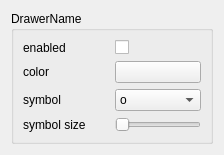
<?xml version="1.0" encoding="UTF-8"?>
<ui version="4.0">
 <class>points_drawer_settings</class>
 <widget class="QWidget" name="points_drawer_settings">
  <property name="geometry">
   <rect>
    <x>0</x>
    <y>0</y>
    <width>224</width>
    <height>155</height>
   </rect>
  </property>
  <property name="sizePolicy">
   <sizepolicy hsizetype="Preferred" vsizetype="Maximum">
    <horstretch>0</horstretch>
    <verstretch>0</verstretch>
   </sizepolicy>
  </property>
  <property name="windowTitle">
   <string>Form</string>
  </property>
  <layout class="QGridLayout" name="gridLayout_3">
   <item row="0" column="0">
    <widget class="QGroupBox" name="drawer_setting_group_box">
     <property name="title">
      <string>DrawerName</string>
     </property>
     <layout class="QGridLayout" name="gridLayout_2">
      <item row="0" column="0">
       <layout class="QGridLayout" name="gridLayout" columnstretch="1,1">
        <item row="2" column="0">
         <widget class="QLabel" name="symbol_label">
          <property name="text">
           <string>symbol</string>
          </property>
         </widget>
        </item>
        <item row="0" column="0">
         <widget class="QLabel" name="enabled_label">
          <property name="text">
           <string>enabled</string>
          </property>
         </widget>
        </item>
        <item row="1" column="1">
         <widget class="QPushButton" name="color_pickler_button">
          <property name="text">
           <string/>
          </property>
         </widget>
        </item>
        <item row="0" column="1">
         <widget class="QCheckBox" name="is_enabled_check_box">
          <property name="text">
           <string/>
          </property>
         </widget>
        </item>
        <item row="1" column="0">
         <widget class="QLabel" name="color_label">
          <property name="text">
           <string>color</string>
          </property>
         </widget>
        </item>
        <item row="2" column="1">
         <widget class="QComboBox" name="symbol_combo_box">
          <item>
           <property name="text">
            <string>o</string>
           </property>
          </item>
          <item>
           <property name="text">
            <string>s</string>
           </property>
          </item>
          <item>
           <property name="text">
            <string>+</string>
           </property>
          </item>
          <item>
           <property name="text">
            <string>d</string>
           </property>
          </item>
          <item>
           <property name="text">
            <string>t1</string>
           </property>
          </item>
          <item>
           <property name="text">
            <string>t2</string>
           </property>
          </item>
          <item>
           <property name="text">
            <string>t3</string>
           </property>
          </item>
          <item>
           <property name="text">
            <string>p</string>
           </property>
          </item>
          <item>
           <property name="text">
            <string>h</string>
           </property>
          </item>
          <item>
           <property name="text">
            <string>star</string>
           </property>
          </item>
         </widget>
        </item>
        <item row="3" column="0">
         <widget class="QLabel" name="symbol_size_label">
          <property name="text">
           <string>symbol size</string>
          </property>
         </widget>
        </item>
        <item row="3" column="1">
         <widget class="QSlider" name="symbol_size_slider">
          <property name="minimum">
           <number>1</number>
          </property>
          <property name="maximum">
           <number>20</number>
          </property>
          <property name="orientation">
           <enum>Qt::Horizontal</enum>
          </property>
         </widget>
        </item>
       </layout>
      </item>
     </layout>
    </widget>
   </item>
  </layout>
 </widget>
 <resources/>
 <connections/>
</ui>
